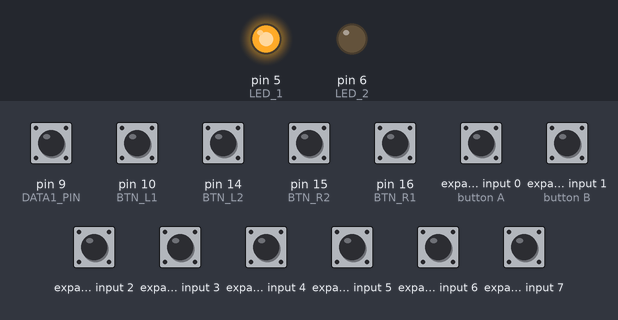
The sketch below on a simulated Arduino Leonardo, built with avr-gcc and run on an emulated ATmega32U4. Parts: output pins drawn as LEDs (lit = HIGH). Wiring (inferred from the names in the program): NES/SNES game pad: load pin 7; clock pin 4; serial out pin 8. The test bench sets the inputs (shaded band); at power-on: expander input 0 (button A), expander input 1 (button B), expander input 2–7, pin 9 (DATA1_PIN), pin 10 (BTN_L1), pin 14 (BTN_L2), pin 15 (BTN_R2), pin 16 (BTN_R1) HIGH. USB keyboard and mouse output is not drawn; pins used as bus, display or sensor lines are not drawn.

Above: at 0.1 s.
Timing chart, 0 to 1.6 s (numbered marks = the images above):
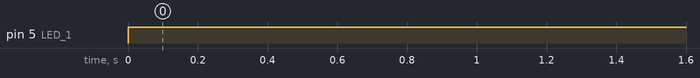

Measured:
- by itself, pin 5 (LED_1): LOW → HIGH at 0.00 s

The sketch:

dendyonardo.ino
```cpp
/*
 * Author Trunov S.
 *
 * Connecting Dendy's (NES-clone) 15-pin Gamepad
 * to PC via Arduino Leonardo (or Micro) as USB-HID
 * using Joystick library
 * https://github.com/MHeironimus/ArduinoJoystickLibrary
 *
 * 2017
 *
 * Pin-out:
 *
 * __8_____________1__
 * \ o * * * * * * o /
 *  \_o_*_*_o_*_*_o_/
 *   15           9
 *
 *   1 - GND
 *   8 - DATA
 *   9 - CLOCK
 *   12- LATCH
 *   15- 5V
 *
 *   Controler's protocol works as Shift register
 */
#include "Arduino.h"
#include <Joystick.h>
#include "NESController.h"
#include "NESAdapter.h"

const int DATA0_PIN = 8;
const int DATA1_PIN = 9;
const int LATCH_PIN = 7;
const int CLOCK_PIN = 4;
const int BTN_L1 = 10;
const int BTN_R1 = 16;
const int BTN_L2 = 14;
const int BTN_R2 = 15;
const int LED_1 = 5;
const int LED_2 = 6;

NESDriver driver = NESDriver(LATCH_PIN, CLOCK_PIN, DATA0_PIN, DATA1_PIN);
NESController* nes1 = driver.controller1();
NESController* nes2 = driver.controller2();

NESAdapter joy1 = NESAdapter(3);
NESAdapter joy2 = NESAdapter(4);

const int TICK = 16;

void setup() {
	pinMode(BTN_L1, INPUT_PULLUP);
	pinMode(BTN_R1, INPUT_PULLUP);
	pinMode(BTN_L2, INPUT_PULLUP);
	pinMode(BTN_R2, INPUT_PULLUP);
	pinMode(LED_1, OUTPUT);
	pinMode(LED_2, OUTPUT);
	digitalWrite(LED_1, LOW);
	digitalWrite(LED_2, LOW);

	driver.begin();

	joy1.begin();
	joy2.begin();
}

void loop() {
	driver.readControllers();
	int l1 = digitalRead(BTN_L1);
	int r1 = digitalRead(BTN_R1);
	int l2 = digitalRead(BTN_L2);
	int r2 = digitalRead(BTN_R2);
	digitalWrite(LED_1,
			updateJoystickState(&joy1, *nes1, l1 == LOW, r1 == LOW));
//	digitalWrite(LED_2,
	//		updateJoystickState(joy2, *nes2, l2 == LOW, r2 == LOW));
	delay(TICK);
}

bool updateJoystickState(NESAdapter* joy, NESController nes, bool l, bool r) {
	//if (nes.isConnected()) {
		//joy.setX(nes.xAxis());
	//	joy.setY(nes.yAxis());
			joy->setA(nes.a());
		//.setB(nes.b());
		//joy.setSelect(nes.select());
		//joy.setStart(nes.start());
		//joy.setL(l);
		//joy.setR(r);
		joy->sendState();
		return true;
	//} else {
	//	joy.reset();
		//joy.sendState();
		//return false;
	//}

}
```

NESAdapter.cpp
```cpp
#include "NESAdapter.h"

NESAdapter::NESAdapter(int joyId) : joy(joyId, JOYSTICK_TYPE_GAMEPAD, 6, 0, // Button Count, Hat Switch Count
			true, true, false,     // X and Y, but no Z Axis
			false, false, false,   // No Rx, Ry, or Rz
			false, false,          // No rudder or throttle
			false, false, false) {
	a = false;
	b = false;
	start = false;
	select = false;
	x = 0;
	y = 0;
	l = false;
	r = false;
	changed = false;
}

void NESAdapter::begin() {
	joy.begin(false);
	joy.setXAxisRange(-1, 1);
	joy.setYAxisRange(-1, 1);
}

void NESAdapter::reset() {
	setA(false);
	setB(false);
	setStart(false);
	setSelect(false);
	setX(0);
	setY(0);
	setL(false);
	setR(false);
}

void NESAdapter::setA(bool pushed) {
	changed = (changed || (pushed != a));
	a = pushed;
	joy.setButton(0, a);
}

void NESAdapter::setB(bool pushed) {
	changed = (changed || (pushed != b));
	b = pushed;
	joy.setButton(1, pushed);
}

void NESAdapter::setStart(bool pushed) {
	changed = (changed || (pushed != start));
	start = pushed;
	joy.setButton(2, pushed);
}

void NESAdapter::setSelect(bool pushed) {
	changed = (changed || (pushed != select));
	select = pushed;
	joy.setButton(3, pushed);
}

void NESAdapter::setY(int _y) {
	changed = (changed || (_y != y));
	y = _y;
	joy.setYAxis(_y);
}

void NESAdapter::setX(int _x) {
	changed = (changed || (_x != x));
	x = _x;
	joy.setXAxis(_x);
}


void NESAdapter::setL(bool pushed) {
	changed = (changed || (pushed != l));
	l = pushed;
	joy.setButton(4, pushed);
}

void NESAdapter::setR(bool pushed) {
	changed = (changed || (pushed != r));
	r = pushed;
	joy.setButton(5, pushed);

}

void NESAdapter::sendState() {
	if (changed) {
		joy.sendState();
	}
	changed = 0;
}
```

NESAdapter.h
```cpp
#ifndef NESJOYADAPTER_h
#define NESJOYADAPTER_h

#include <Joystick.h>

class NESAdapter {
private:
	Joystick_ joy;
	bool changed;
	int x, y;
	bool a, b, start, select, l, r;
public:
	NESAdapter(int joyId);
	void begin();
	void reset();
	void setA(bool pushed);
	void setB(bool pushed);
	void setStart(bool pushed);
	void setSelect(bool pushed);
	void setY(int y);
	void setX(int x);
	void setL(bool pushed);
	void setR(bool pushed);
	void sendState();
};

#endif
```

NESController.cpp
```cpp
/*
 * NESController.cpp
 *
 *  Created on: Jan 15, 2017
 *      Author: qw3rtrun
 */

#include "NESController.h"
#include "Arduino.h"

NESDriver::NESDriver(int latchPin, int clockPin, int dataPin) {
	_latchPin = latchPin;
	_clockPin = clockPin;
	_count = 1;
	c1.begin(dataPin);
}

NESDriver::NESDriver(int latchPin, int clockPin, int dataPin1, int dataPin2) {
	_latchPin = latchPin;
	_clockPin = clockPin;
	_count = 2;
	c1.begin(dataPin1);
	c2.begin(dataPin2);
}

void NESDriver::begin() {
	pinMode(_latchPin, OUTPUT);
	digitalWrite(_latchPin, HIGH);
	pinMode(_clockPin, OUTPUT);
	digitalWrite(_clockPin, HIGH);
	readControllers();
}

void NESDriver::readControllers() {
	digitalWrite(_latchPin, LOW);
	delayMicroseconds(90);
	for (int i = 0; i < 8; i++) {
		digitalWrite(_clockPin, LOW);
		c1.read(i);
		c2.read(i);
	//	c3.read(i);
		//c4.read(i);
		digitalWrite(_clockPin, HIGH);
	}
	digitalWrite(_latchPin, HIGH);
}


NESController* NESDriver::controller1() {
	return &c1;
}

NESController* NESDriver::controller2() {
	return &c2;
}

NESController::NESController() {
	_dataPin = -1;
	_state = 0;
}

void NESController::begin(int dataPin) {
  pinMode(dataPin, INPUT_PULLUP);
	_dataPin = dataPin;
}

bool NESController::isConnected() {
	return _dataPin >= 0 &&_state != 0;
}

void NESController::read(int i) {
	if (_dataPin > 0) {
		int bit = digitalRead(_dataPin);
		_state = (_state << 1) | bit;
	}
}

int NESController::state() {
	return _state;
}

bool NESController::button(int mask) {
	return isConnected() && !(_state & mask);
}

bool NESController::a() {
	return button(A);
}

bool NESController::b() {
	return button(B);
}

bool NESController::select() {
	return button(SELECT);
}

bool NESController::start() {
	return button(START);
}

bool NESController::up() {
	return button(UP);
}

bool NESController::down() {
	return button(DOWN);
}

int NESController::xAxis() {
	return button(UP) - button(DOWN);
}

bool NESController::right() {
	return button(RIGHT);
}

bool NESController::left() {
	return button(LEFT);
}

int NESController::yAxis() {
	return button(RIGHT) - button(LEFT);
}
```

NESController.h
```cpp
#include "Arduino.h"

#ifndef NESCONTROLLER_h
#define NESCONTROLLER_h

#define A 0x80
#define B 0x40
#define SELECT 0x20
#define START 0x10
#define UP 0x08
#define DOWN 0x04
#define LEFT 0x02
#define RIGHT 0x01

class NESController {
	public:
		NESController();
		void begin(int dataPin);
		bool isConnected();
		bool checkChanges();
		int xAxis();
		int yAxis();
		bool up();
		bool down();
		bool left();
		bool right();
		bool start();
		bool select();
		bool a();
		bool b();
		void read(int i);
		int state();
	private:
		bool button(int mask);
		int _dataPin;
		byte _state;
};

class NESDriver {
	public:
		NESDriver(int latchPin, int clockPin, int dataPin);
		NESDriver(int latchPin, int clockPin, int dataPin1, int datePin2);
		void begin();
		void readControllers();
		NESController* controller1();
		NESController* controller2();
	private:
		int _latchPin;
		int _clockPin;
		int _count;
		NESController c1;
		NESController c2;
		NESController c3;
		NESController c4;
};

#endif
```
